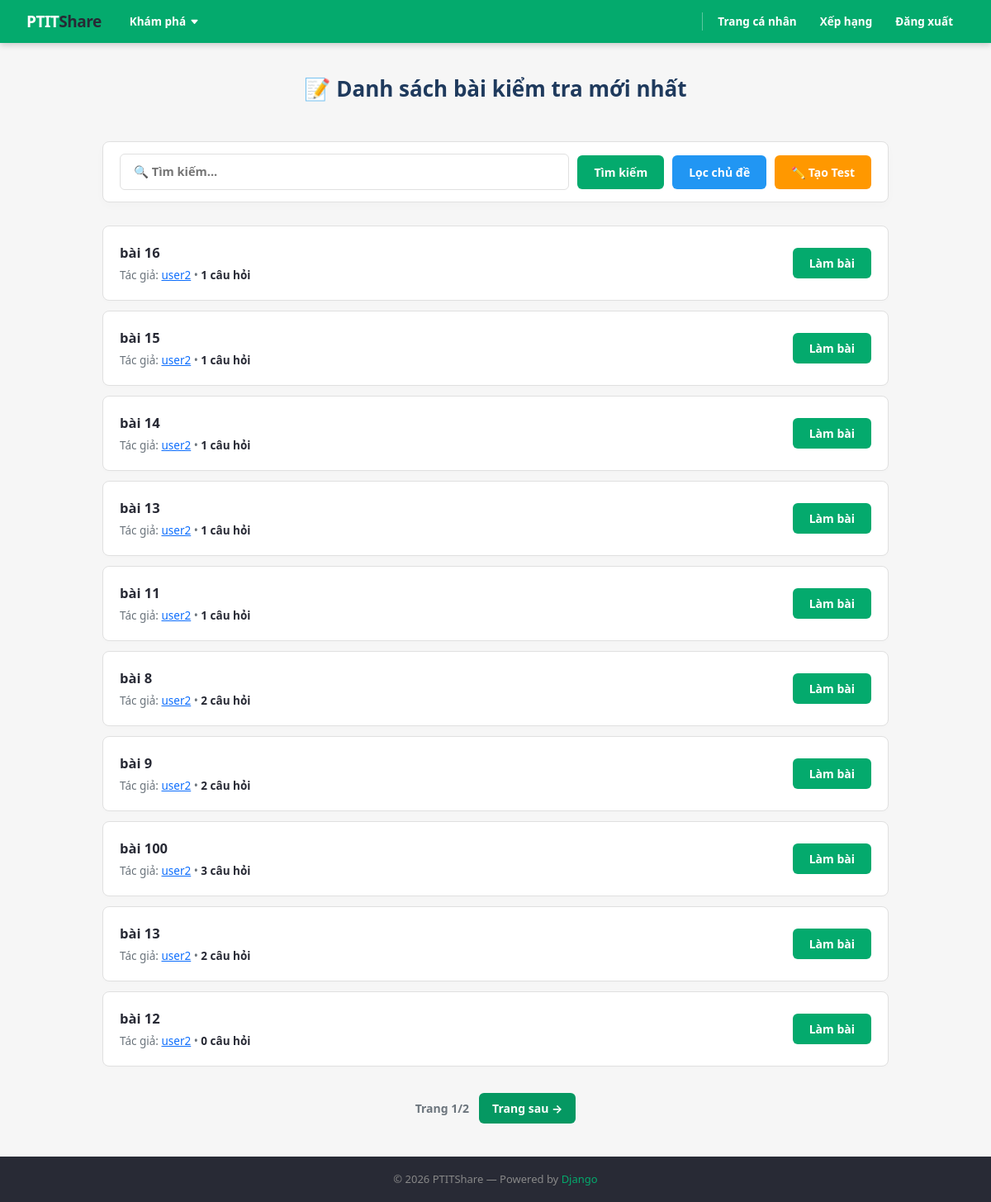
The app's page /exam/ (signed in), older data.
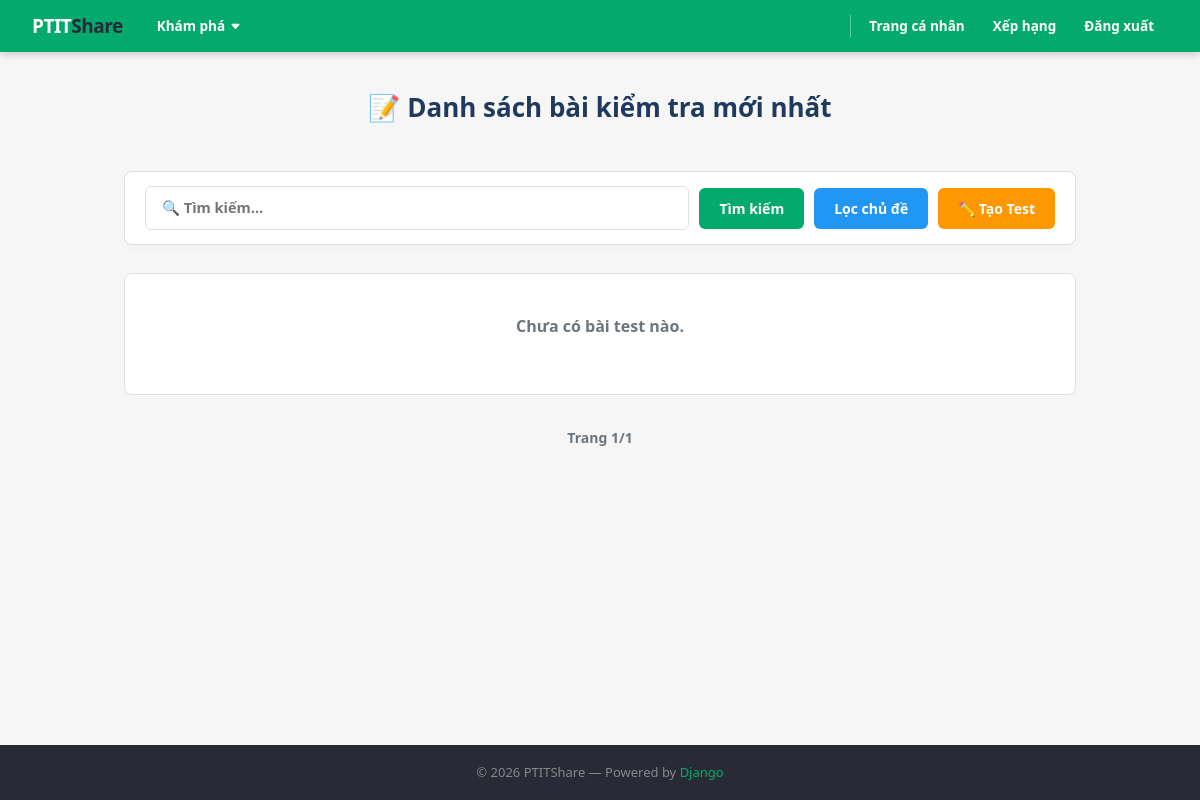
The same page, newer data.
### exam/models.py (models this page shows)
class Test(models.Model):
    title = models.CharField(max_length=255)
    author = models.ForeignKey(User, on_delete=models.CASCADE)
    quantity = models.IntegerField(default=0)
    topic = models.ManyToManyField(Topic, blank=True)
    '''
    chỉ cho làm Test trong thời gian quy định
    started_at = models.DateTimeField(auto_now_add=True)
    finished_at = models.DateTimeField(blank=True, null=True)
    '''

### blog/models.py (models this page shows, shortened)
class User(AbstractUser):
    GENDER_CHOICES = [
        ('Nam', 'Nam'),
        ('Nữ', 'Nữ'),
    ]
    name = models.CharField()
    gender = models.CharField(max_length=10, choices=GENDER_CHOICES)
    birth = models.DateField(null=True, blank=True)
    email = models.EmailField(unique=True)
    mark = models.IntegerField(default=0)

### exam/views.py (the view)
# urls.py: path('', views.exam_home, name='exam_home'),
@login_required(login_url='/blog/login/')
def exam_home(request):
    tests = Test.objects.order_by('-id')
    paginator = Paginator(tests, 10)
    page_number = request.GET.get('page')
    page_obj = paginator.get_page(page_number)
    return render(request, 'exam_home.html', {'tests': page_obj, 'this_user_id': request.user.id })

### exam/templates/exam_home.html (shortened to what this page needs)
<!DOCTYPE html>
<html lang="vi">
<head>
    <link rel="stylesheet" href="https://cdn.jsdelivr.net/npm/bootstrap@5.3.2/dist/css/bootstrap.min.css">
</head>
<body>
<nav class="navbar">
    <a class="nav-logo" href="#">PTIT<span>Share</span></a>
    <div class="nav-dropdown">
        <div class="nav-dropdown-btn">
            Khám phá
            <svg xmlns="http://www.w3.org/2000/svg" width="11" height="11" fill="currentColor" viewBox="0 0 16 16">
                <path d="M7.247 11.14 2.451 5.658C1.885 5.013 2.345 4 3.204 4h9.592a1 1 0 0 1 .753 1.659l-4.796 5.48a1 1 0 0 1-1.506 0z"/>
            </svg>
        </div>
    </div>
    <a href="{% url 'blog:this_user' %}" class="nav-link">Trang cá nhân</a>
    <a href="{% url 'blog:user-list' %}" class="nav-link">Xếp hạng</a>
    <a href="{% url 'blog:logout' %}" class="nav-link">Đăng xuất</a>
</nav>
<main class="container">
    <h1>📝 Danh sách bài kiểm tra mới nhất</h1>
    <br>
    <div class="search-section" >
        <form method="get" class="search-form" action="{% url 'blog:search' %}">
            <input type="text" name="keyword" value="{{ query }}" placeholder="🔍 Tìm kiếm...">
            <button type="submit" class="btn-action btn-search">Tìm kiếm</button>
            <a href="{% url 'blog:filter' %}" class="btn-action btn-filter">Lọc chủ đề</a>
            <a href="{% url 'exam:create_test' %}" class="btn-action btn-create">✏️ Tạo Test</a>
        </form>
    </div>
    {% if tests %}
        <ul class="test-list">
            {% for test in tests %}
                <li class="test-item">
                    <div class="test-info-meta">
                        <a class="test-title" style="text-decoration: none; color: inherit; display: block;"
                            href="{% url 'exam:user_test' test.id %}">
                            {{ test.title }}
                        </a>
                        <div class="test-sub-details">
                            Tác giả: <a href="{% url 'blog:user' test.author.id %}" >{{ test.author.username }}</a>
                            &bull; <span class="badge-quantity">{{ test.quantity }} câu hỏi</span>
                        </div>
                    </div>
                    <div style="text-align: right;">
                        <a href="{% url 'exam:take_test' test.id %}" class="btn-take-test">Làm bài</a>
                    </div>
                </li>
            {% endfor %}
        </ul>
    {% else %}
        <div class="no-result">
            <p>Chưa có bài test nào.</p>
        </div>
    {% endif %}
    <div class="pagination">
        <span>Trang {{ tests.number }}/{{ tests.paginator.num_pages }}</span>
        {% if tests.has_next %}
            <a href="?page={{ tests.next_page_number }}">Trang sau →</a>
        {% endif %}
    </div>
</main>
<footer>
    &copy; 2026 PTITShare &mdash; Powered by <a href="#">Django</a>
</footer>
</body>
</html>

Row changes from the older to the newer data that the page shows:
removed Test: title "bài 16", author.username "user2", quantity "1"
removed Test: title "bài 15", author.username "user2", quantity "1"
removed Test: title "bài 14", author.username "user2", quantity "1"
removed Test: title "bài 13", author.username "user2", quantity "1"
removed Test: title "bài 11", author.username "user2", quantity "1"
removed Test: title "bài 8", author.username "user2", quantity "2"
removed Test: title "bài 9", author.username "user2", quantity "2"
removed Test: title "bài 100", author.username "user2", quantity "3"
removed Test: title "bài 13", author.username "user2", quantity "2"
removed Test: title "bài 12", author.username "user2", quantity "0"
Text that changed along with them:
{{ tests.paginator.num_pages }}: "2" → "1"
text no longer shown: "Trang sau →"
text now shown: "Chưa có bài test nào."
